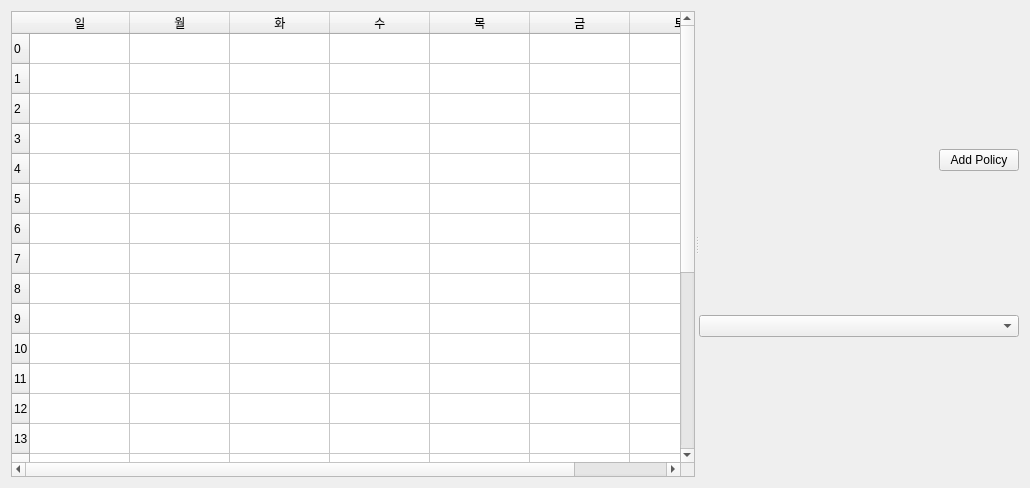
<?xml version="1.0" encoding="UTF-8"?>
<ui version="4.0">
 <class>Policy</class>
 <widget class="QWidget" name="Policy">
  <property name="geometry">
   <rect>
    <x>0</x>
    <y>0</y>
    <width>1030</width>
    <height>488</height>
   </rect>
  </property>
  <property name="windowTitle">
   <string>policy</string>
  </property>
  <layout class="QVBoxLayout" name="verticalLayout_2">
   <item>
    <widget class="QSplitter" name="splitter">
     <property name="orientation">
      <enum>Qt::Horizontal</enum>
     </property>
     <widget class="QTableWidget" name="tableWidget">
      <property name="sizePolicy">
       <sizepolicy hsizetype="Expanding" vsizetype="Expanding">
        <horstretch>0</horstretch>
        <verstretch>0</verstretch>
       </sizepolicy>
      </property>
      <property name="minimumSize">
       <size>
        <width>0</width>
        <height>0</height>
       </size>
      </property>
      <property name="baseSize">
       <size>
        <width>0</width>
        <height>0</height>
       </size>
      </property>
      <property name="rowCount">
       <number>24</number>
      </property>
      <property name="columnCount">
       <number>7</number>
      </property>
      <attribute name="horizontalHeaderMinimumSectionSize">
       <number>0</number>
      </attribute>
      <attribute name="verticalHeaderMinimumSectionSize">
       <number>0</number>
      </attribute>
      <row>
       <property name="text">
        <string>0</string>
       </property>
      </row>
      <row>
       <property name="text">
        <string>1</string>
       </property>
      </row>
      <row>
       <property name="text">
        <string>2</string>
       </property>
      </row>
      <row>
       <property name="text">
        <string>3</string>
       </property>
      </row>
      <row>
       <property name="text">
        <string>4</string>
       </property>
      </row>
      <row>
       <property name="text">
        <string>5</string>
       </property>
      </row>
      <row>
       <property name="text">
        <string>6</string>
       </property>
      </row>
      <row>
       <property name="text">
        <string>7</string>
       </property>
      </row>
      <row>
       <property name="text">
        <string>8</string>
       </property>
      </row>
      <row>
       <property name="text">
        <string>9</string>
       </property>
      </row>
      <row>
       <property name="text">
        <string>10</string>
       </property>
      </row>
      <row>
       <property name="text">
        <string>11</string>
       </property>
      </row>
      <row>
       <property name="text">
        <string>12</string>
       </property>
      </row>
      <row>
       <property name="text">
        <string>13</string>
       </property>
      </row>
      <row>
       <property name="text">
        <string>14</string>
       </property>
      </row>
      <row>
       <property name="text">
        <string>15</string>
       </property>
      </row>
      <row>
       <property name="text">
        <string>16</string>
       </property>
      </row>
      <row>
       <property name="text">
        <string>17</string>
       </property>
      </row>
      <row>
       <property name="text">
        <string>18</string>
       </property>
      </row>
      <row>
       <property name="text">
        <string>19</string>
       </property>
      </row>
      <row>
       <property name="text">
        <string>20</string>
       </property>
      </row>
      <row>
       <property name="text">
        <string>21</string>
       </property>
      </row>
      <row>
       <property name="text">
        <string>22</string>
       </property>
      </row>
      <row>
       <property name="text">
        <string>23</string>
       </property>
      </row>
      <column>
       <property name="text">
        <string>일</string>
       </property>
      </column>
      <column>
       <property name="text">
        <string>월</string>
       </property>
      </column>
      <column>
       <property name="text">
        <string>화</string>
       </property>
      </column>
      <column>
       <property name="text">
        <string>수</string>
       </property>
      </column>
      <column>
       <property name="text">
        <string>목</string>
       </property>
      </column>
      <column>
       <property name="text">
        <string>금</string>
       </property>
      </column>
      <column>
       <property name="text">
        <string>토</string>
       </property>
      </column>
     </widget>
     <widget class="QWidget" name="verticalLayoutWidget">
      <layout class="QVBoxLayout" name="verticalLayout" stretch="0,0">
       <property name="spacing">
        <number>6</number>
       </property>
       <property name="sizeConstraint">
        <enum>QLayout::SetDefaultConstraint</enum>
       </property>
       <property name="leftMargin">
        <number>0</number>
       </property>
       <item>
        <layout class="QHBoxLayout" name="horizontalLayout">
         <property name="sizeConstraint">
          <enum>QLayout::SetMinimumSize</enum>
         </property>
         <item>
          <spacer name="horizontalSpacer">
           <property name="orientation">
            <enum>Qt::Horizontal</enum>
           </property>
           <property name="sizeType">
            <enum>QSizePolicy::Expanding</enum>
           </property>
           <property name="sizeHint" stdset="0">
            <size>
             <width>40</width>
             <height>20</height>
            </size>
           </property>
          </spacer>
         </item>
         <item>
          <widget class="QPushButton" name="addPolicyButton">
           <property name="sizePolicy">
            <sizepolicy hsizetype="Fixed" vsizetype="Fixed">
             <horstretch>0</horstretch>
             <verstretch>0</verstretch>
            </sizepolicy>
           </property>
           <property name="text">
            <string>Add Policy</string>
           </property>
          </widget>
         </item>
        </layout>
       </item>
       <item>
        <widget class="QComboBox" name="hostFilter"/>
       </item>
      </layout>
     </widget>
    </widget>
   </item>
  </layout>
 </widget>
 <resources/>
 <connections/>
</ui>
